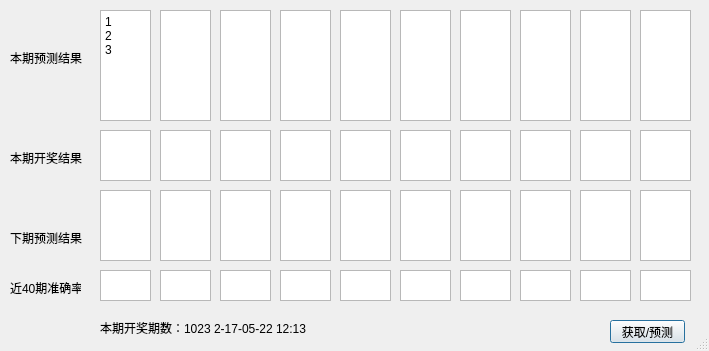
<?xml version="1.0" encoding="UTF-8"?>
<ui version="4.0">
 <class>Dialog</class>
 <widget class="QDialog" name="Dialog">
  <property name="geometry">
   <rect>
    <x>0</x>
    <y>0</y>
    <width>709</width>
    <height>351</height>
   </rect>
  </property>
  <property name="windowTitle">
   <string>Dialog</string>
  </property>
  <property name="sizeGripEnabled">
   <bool>true</bool>
  </property>
  <widget class="QTextBrowser" name="n0">
   <property name="geometry">
    <rect>
     <x>100</x>
     <y>130</y>
     <width>51</width>
     <height>51</height>
    </rect>
   </property>
  </widget>
  <widget class="QLabel" name="label">
   <property name="geometry">
    <rect>
     <x>10</x>
     <y>150</y>
     <width>81</width>
     <height>16</height>
    </rect>
   </property>
   <property name="text">
    <string>本期开奖结果</string>
   </property>
  </widget>
  <widget class="QTextBrowser" name="sn1">
   <property name="geometry">
    <rect>
     <x>160</x>
     <y>10</y>
     <width>51</width>
     <height>111</height>
    </rect>
   </property>
  </widget>
  <widget class="QTextBrowser" name="n1">
   <property name="geometry">
    <rect>
     <x>160</x>
     <y>130</y>
     <width>51</width>
     <height>51</height>
    </rect>
   </property>
  </widget>
  <widget class="QTextBrowser" name="n2">
   <property name="geometry">
    <rect>
     <x>220</x>
     <y>130</y>
     <width>51</width>
     <height>51</height>
    </rect>
   </property>
  </widget>
  <widget class="QTextBrowser" name="n3">
   <property name="geometry">
    <rect>
     <x>280</x>
     <y>130</y>
     <width>51</width>
     <height>51</height>
    </rect>
   </property>
  </widget>
  <widget class="QTextBrowser" name="n4">
   <property name="geometry">
    <rect>
     <x>340</x>
     <y>130</y>
     <width>51</width>
     <height>51</height>
    </rect>
   </property>
  </widget>
  <widget class="QTextBrowser" name="n5">
   <property name="geometry">
    <rect>
     <x>400</x>
     <y>130</y>
     <width>51</width>
     <height>51</height>
    </rect>
   </property>
  </widget>
  <widget class="QTextBrowser" name="n6">
   <property name="geometry">
    <rect>
     <x>460</x>
     <y>130</y>
     <width>51</width>
     <height>51</height>
    </rect>
   </property>
  </widget>
  <widget class="QTextBrowser" name="n7">
   <property name="geometry">
    <rect>
     <x>520</x>
     <y>130</y>
     <width>51</width>
     <height>51</height>
    </rect>
   </property>
  </widget>
  <widget class="QTextBrowser" name="n8">
   <property name="geometry">
    <rect>
     <x>580</x>
     <y>130</y>
     <width>51</width>
     <height>51</height>
    </rect>
   </property>
  </widget>
  <widget class="QTextBrowser" name="n9">
   <property name="geometry">
    <rect>
     <x>640</x>
     <y>130</y>
     <width>51</width>
     <height>51</height>
    </rect>
   </property>
  </widget>
  <widget class="QTextBrowser" name="sn2">
   <property name="geometry">
    <rect>
     <x>220</x>
     <y>10</y>
     <width>51</width>
     <height>111</height>
    </rect>
   </property>
  </widget>
  <widget class="QTextBrowser" name="sn3">
   <property name="geometry">
    <rect>
     <x>280</x>
     <y>10</y>
     <width>51</width>
     <height>111</height>
    </rect>
   </property>
  </widget>
  <widget class="QTextBrowser" name="sn4">
   <property name="geometry">
    <rect>
     <x>340</x>
     <y>10</y>
     <width>51</width>
     <height>111</height>
    </rect>
   </property>
  </widget>
  <widget class="QTextBrowser" name="sn5">
   <property name="geometry">
    <rect>
     <x>400</x>
     <y>10</y>
     <width>51</width>
     <height>111</height>
    </rect>
   </property>
  </widget>
  <widget class="QTextBrowser" name="sn6">
   <property name="geometry">
    <rect>
     <x>460</x>
     <y>10</y>
     <width>51</width>
     <height>111</height>
    </rect>
   </property>
  </widget>
  <widget class="QTextBrowser" name="sn7">
   <property name="geometry">
    <rect>
     <x>520</x>
     <y>10</y>
     <width>51</width>
     <height>111</height>
    </rect>
   </property>
  </widget>
  <widget class="QTextBrowser" name="sn8">
   <property name="geometry">
    <rect>
     <x>580</x>
     <y>10</y>
     <width>51</width>
     <height>111</height>
    </rect>
   </property>
  </widget>
  <widget class="QTextBrowser" name="sn9">
   <property name="geometry">
    <rect>
     <x>640</x>
     <y>10</y>
     <width>51</width>
     <height>111</height>
    </rect>
   </property>
  </widget>
  <widget class="QTextBrowser" name="sn0">
   <property name="geometry">
    <rect>
     <x>100</x>
     <y>10</y>
     <width>51</width>
     <height>111</height>
    </rect>
   </property>
   <property name="html">
    <string>&lt;!DOCTYPE HTML PUBLIC &quot;-//W3C//DTD HTML 4.0//EN&quot; &quot;http://www.w3.org/TR/REC-html40/strict.dtd&quot;&gt;
&lt;html&gt;&lt;head&gt;&lt;meta name=&quot;qrichtext&quot; content=&quot;1&quot; /&gt;&lt;style type=&quot;text/css&quot;&gt;
p, li { white-space: pre-wrap; }
&lt;/style&gt;&lt;/head&gt;&lt;body style=&quot; font-family:'SimSun'; font-size:9pt; font-weight:400; font-style:normal;&quot;&gt;
&lt;p style=&quot; margin-top:0px; margin-bottom:0px; margin-left:0px; margin-right:0px; -qt-block-indent:0; text-indent:0px;&quot;&gt;1&lt;/p&gt;
&lt;p style=&quot; margin-top:0px; margin-bottom:0px; margin-left:0px; margin-right:0px; -qt-block-indent:0; text-indent:0px;&quot;&gt;2&lt;/p&gt;
&lt;p style=&quot; margin-top:0px; margin-bottom:0px; margin-left:0px; margin-right:0px; -qt-block-indent:0; text-indent:0px;&quot;&gt;3&lt;/p&gt;&lt;/body&gt;&lt;/html&gt;</string>
   </property>
  </widget>
  <widget class="QTextBrowser" name="xn3">
   <property name="geometry">
    <rect>
     <x>280</x>
     <y>190</y>
     <width>51</width>
     <height>71</height>
    </rect>
   </property>
  </widget>
  <widget class="QTextBrowser" name="xn5">
   <property name="geometry">
    <rect>
     <x>400</x>
     <y>190</y>
     <width>51</width>
     <height>71</height>
    </rect>
   </property>
  </widget>
  <widget class="QTextBrowser" name="xn6">
   <property name="geometry">
    <rect>
     <x>460</x>
     <y>190</y>
     <width>51</width>
     <height>71</height>
    </rect>
   </property>
  </widget>
  <widget class="QTextBrowser" name="xn2">
   <property name="geometry">
    <rect>
     <x>220</x>
     <y>190</y>
     <width>51</width>
     <height>71</height>
    </rect>
   </property>
  </widget>
  <widget class="QTextBrowser" name="xn8">
   <property name="geometry">
    <rect>
     <x>580</x>
     <y>190</y>
     <width>51</width>
     <height>71</height>
    </rect>
   </property>
  </widget>
  <widget class="QTextBrowser" name="xn1">
   <property name="geometry">
    <rect>
     <x>160</x>
     <y>190</y>
     <width>51</width>
     <height>71</height>
    </rect>
   </property>
  </widget>
  <widget class="QTextBrowser" name="xn7">
   <property name="geometry">
    <rect>
     <x>520</x>
     <y>190</y>
     <width>51</width>
     <height>71</height>
    </rect>
   </property>
  </widget>
  <widget class="QTextBrowser" name="xn9">
   <property name="geometry">
    <rect>
     <x>640</x>
     <y>190</y>
     <width>51</width>
     <height>71</height>
    </rect>
   </property>
  </widget>
  <widget class="QTextBrowser" name="xn4">
   <property name="geometry">
    <rect>
     <x>340</x>
     <y>190</y>
     <width>51</width>
     <height>71</height>
    </rect>
   </property>
  </widget>
  <widget class="QTextBrowser" name="xn0">
   <property name="geometry">
    <rect>
     <x>100</x>
     <y>190</y>
     <width>51</width>
     <height>71</height>
    </rect>
   </property>
  </widget>
  <widget class="QLabel" name="label_2">
   <property name="geometry">
    <rect>
     <x>10</x>
     <y>50</y>
     <width>81</width>
     <height>16</height>
    </rect>
   </property>
   <property name="text">
    <string>本期预测结果</string>
   </property>
  </widget>
  <widget class="QLabel" name="label_3">
   <property name="geometry">
    <rect>
     <x>10</x>
     <y>230</y>
     <width>81</width>
     <height>16</height>
    </rect>
   </property>
   <property name="text">
    <string>下期预测结果</string>
   </property>
  </widget>
  <widget class="QLabel" name="label_4">
   <property name="geometry">
    <rect>
     <x>100</x>
     <y>320</y>
     <width>321</width>
     <height>16</height>
    </rect>
   </property>
   <property name="text">
    <string>本期开奖期数：1023 2-17-05-22 12:13</string>
   </property>
  </widget>
  <widget class="QPushButton" name="pushButton">
   <property name="geometry">
    <rect>
     <x>610</x>
     <y>320</y>
     <width>75</width>
     <height>23</height>
    </rect>
   </property>
   <property name="text">
    <string>获取/预测</string>
   </property>
  </widget>
  <widget class="QLabel" name="label_5">
   <property name="geometry">
    <rect>
     <x>10</x>
     <y>280</y>
     <width>71</width>
     <height>16</height>
    </rect>
   </property>
   <property name="text">
    <string>近40期准确率</string>
   </property>
  </widget>
  <widget class="QTextBrowser" name="p0_1">
   <property name="geometry">
    <rect>
     <x>100</x>
     <y>270</y>
     <width>51</width>
     <height>31</height>
    </rect>
   </property>
  </widget>
  <widget class="QTextBrowser" name="p0_2">
   <property name="geometry">
    <rect>
     <x>160</x>
     <y>270</y>
     <width>51</width>
     <height>31</height>
    </rect>
   </property>
  </widget>
  <widget class="QTextBrowser" name="p0_3">
   <property name="geometry">
    <rect>
     <x>220</x>
     <y>270</y>
     <width>51</width>
     <height>31</height>
    </rect>
   </property>
  </widget>
  <widget class="QTextBrowser" name="p0_4">
   <property name="geometry">
    <rect>
     <x>280</x>
     <y>270</y>
     <width>51</width>
     <height>31</height>
    </rect>
   </property>
  </widget>
  <widget class="QTextBrowser" name="p0_5">
   <property name="geometry">
    <rect>
     <x>340</x>
     <y>270</y>
     <width>51</width>
     <height>31</height>
    </rect>
   </property>
  </widget>
  <widget class="QTextBrowser" name="p0_6">
   <property name="geometry">
    <rect>
     <x>400</x>
     <y>270</y>
     <width>51</width>
     <height>31</height>
    </rect>
   </property>
  </widget>
  <widget class="QTextBrowser" name="p0_7">
   <property name="geometry">
    <rect>
     <x>460</x>
     <y>270</y>
     <width>51</width>
     <height>31</height>
    </rect>
   </property>
  </widget>
  <widget class="QTextBrowser" name="p0_8">
   <property name="geometry">
    <rect>
     <x>520</x>
     <y>270</y>
     <width>51</width>
     <height>31</height>
    </rect>
   </property>
  </widget>
  <widget class="QTextBrowser" name="p0_9">
   <property name="geometry">
    <rect>
     <x>580</x>
     <y>270</y>
     <width>51</width>
     <height>31</height>
    </rect>
   </property>
  </widget>
  <widget class="QTextBrowser" name="p0_10">
   <property name="geometry">
    <rect>
     <x>640</x>
     <y>270</y>
     <width>51</width>
     <height>31</height>
    </rect>
   </property>
  </widget>
 </widget>
 <resources/>
 <connections/>
</ui>
